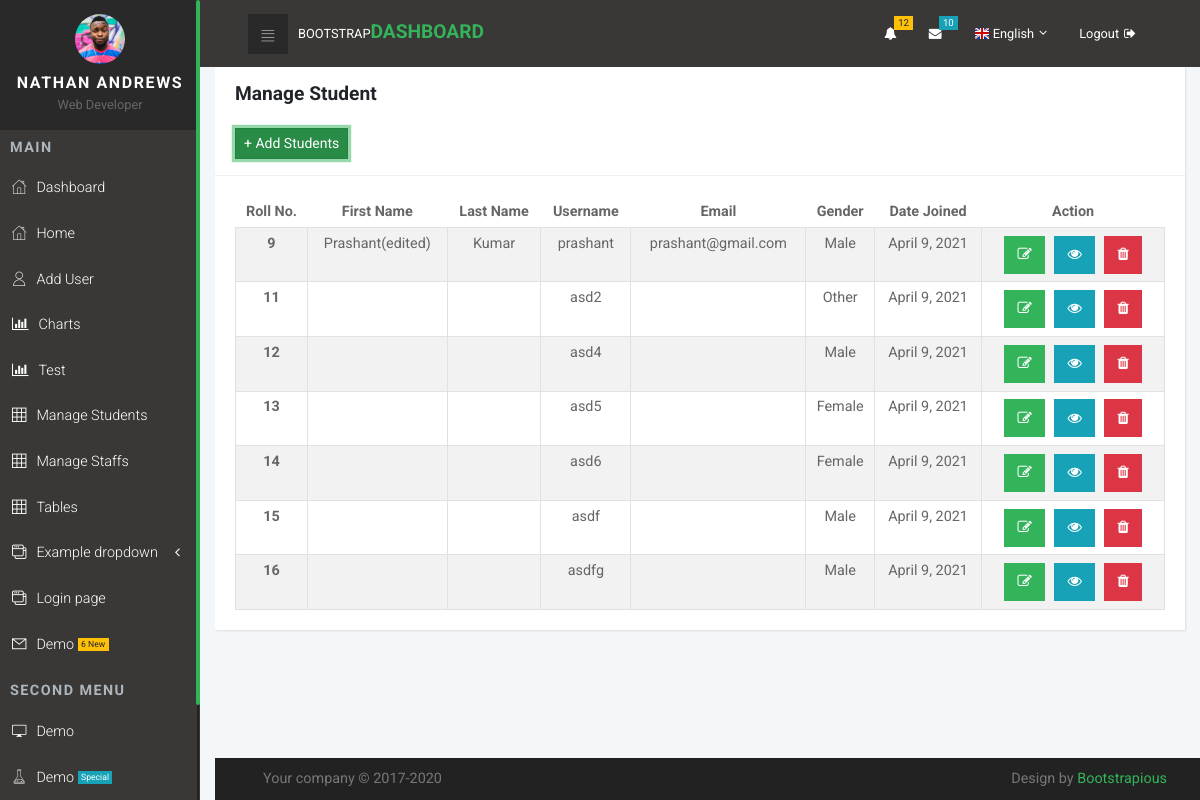
Before: /manage_student/ with the older database file.
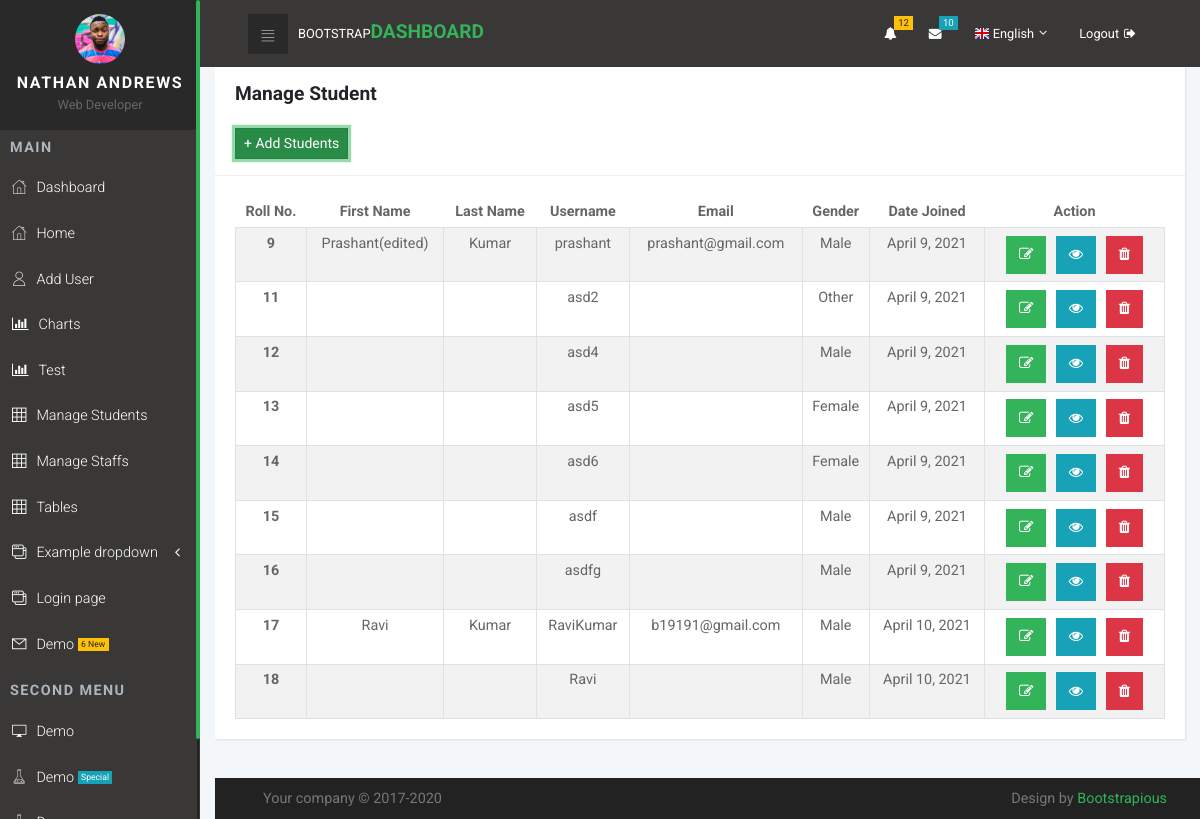
After: the same page with the newer database file.
### sms_app/models.py (models this page shows, shortened)
class Student(models.Model):
    id = models.AutoField(primary_key = True)
    user = models.OneToOneField(User, on_delete = models.CASCADE)
    GENDER = (('Male', 'Male'),('Female', 'Female'),('Other', 'Other'))
    gender = models.CharField(max_length = 10, choices = GENDER)
    address = models.TextField(null = True)
    profile_pic = models.ImageField(default = "", null = True, blank = True)
    session_under = models.ForeignKey(
        SessionYear, on_delete = models.CASCADE, null = True, blank = True)
    courses_taken = models.ForeignKey(
        'Course', on_delete = models.DO_NOTHING, null = True, blank = True)
    date_joined = models.DateField(auto_now_add = True)
    last_login = models.DateField(auto_now = True)

### sms_app/views.py (the view)
# urls.py: path('manage_student/', views.manage_student_view, name='manage_student_view'),
def manage_student_view(request):
    students = Student.objects.all()
    context = {
        'students': students,
    }
    return render(request, 'main/manage_student.html', context)

### templates/main/manage_student.html (shortened to what this page needs)
{% extends 'main/base.html' %}
{% load static %}
{% block content %}
<div class="container">
<div class="row">
  <div class="col-lg-12">
    <div class="card">
      <div class="card-header">
        <h3> Manage Student</h3>
        <br>
        <a href="{% url 'add_student' %}" class="btn btn-primary btn-sm active" role="button" aria-pressed="true">+ Add
          Students</a>
      </div>
      <div class="card-body">
        <div class="table-responsive">
          <table class="table table-striped table-bordered table-hover table-sm">
            <thead >
              <tr class="text-center">
                <th>Roll No.</th>
                <th class="text-center">First Name</center>
                <th>Last Name</th>
                <th>Username</th>
                <th>Email</th>
                <th>Gender</th>
                <th>Date Joined</th>
                <th>Action </th>
              </tr>
            </thead>
            <tbody>
              {% for student in students %}
              <tr class="text-center">
                <th scope="row">{{student.id}}</th>
                <td>{{student.user.first_name}}</td>
                <td>{{student.user.last_name}}</td>
                <td>{{student.user.username}}</td>
                <td>{{student.user.email}}</td>
                <td>{{student.gender}}</td>
                <td>{{student.date_joined}}</td>
                <td>
                  <div>
                  <a href="{% url 'update_student' student.pk %}"><button type="button" class="btn  btn-primary  fa fa-edit"
                  style="margin:3px"></button></a>
                  <a href="{% url 'see_detail' student.pk %}"><button type="button" class="btn  btn-info  fa fa-eye"
                  style="margin:3px"></button></a>
                  <a href="{% url 'delete_student' student.pk %}"><button type="button" class="btn btn-danger  fa fa-trash"
                  style="margin: 3px"></button></a>
                  </div>
                </td>
              </tr>
              {% endfor %}
            </tbody>
          </table>
        </div>
      </div>
    </div>
  </div>
  </div>
  {% endblock %}

Changed rows visible on the page:
added Student: id "17", user.first_name "Ravi", user.last_name "Kumar", user.username "RaviKumar", user.email "b19191@gmail.com", gender "Male", date_joined "April 10, 2021"
added Student: id "18", user.username "Ravi", gender "Male", date_joined "April 10, 2021"
